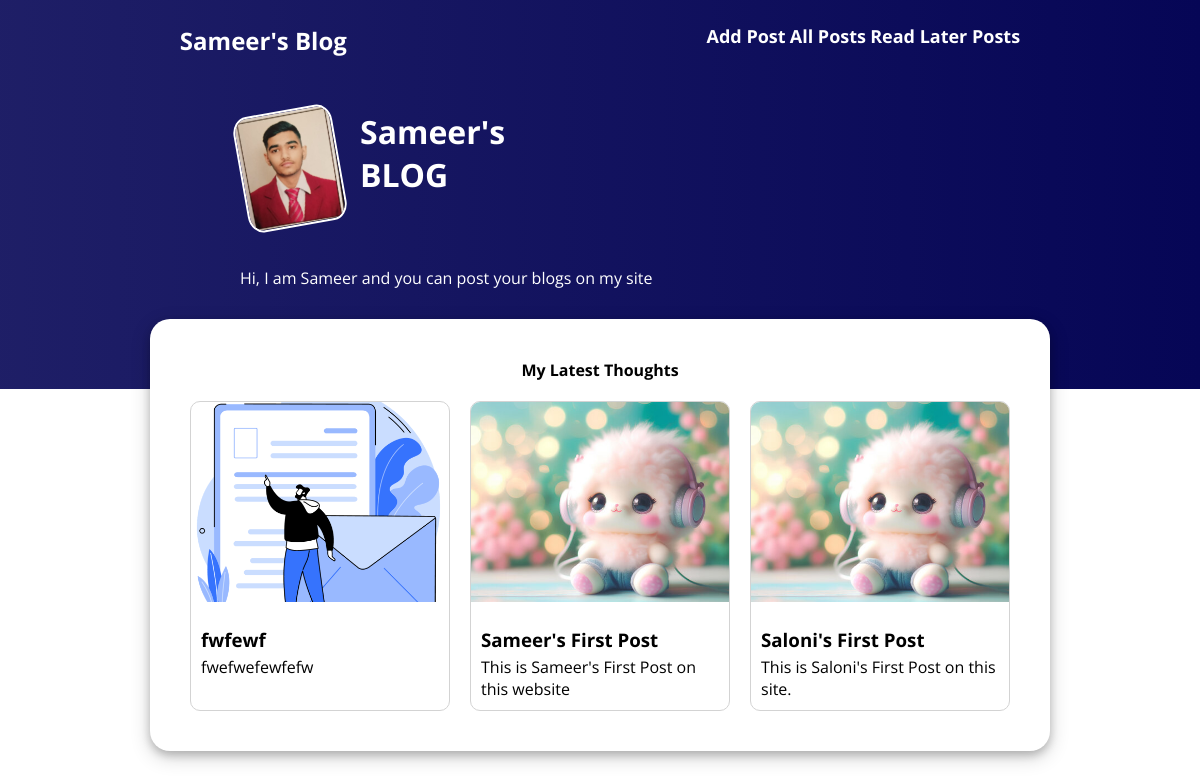
The page / on the database its author committed.
### blog/models.py (models this page shows, shortened)
class Post(models.Model):
  title=models.CharField(max_length=200)
  meta = models.TextField()
  image = models.ImageField(upload_to="images",null=True)
  date = models.DateTimeField(auto_now=True)
  slug = models.SlugField(db_index=True)
  content = models.TextField()
  author = models.ForeignKey(Author, on_delete=models.CASCADE, related_name="posts")
  tags = models.ManyToManyField(Tag,related_name="posts")
  def get_absolute_url(self):
      return reverse("single-post",args=[self.slug,self.id])

### blog/views.py (the view)
# urls.py: path('', views.Index.as_view(), name="index"),
class Index(View):
    def get(self, request):
        try:
            latest_posts = Post.objects.all().order_by("-date")[:LATEST_POSTS_NUM]
            return render(request, "blog/index.html", {
                "posts": latest_posts
            })
        except:
            return HttpResponseServerError("Something Went Wrong!!")

### blog/templates/blog/index.html (shortened to what this page needs)
{% extends "base.html" %}
{% load static %}
{% block css_files %}
 <link rel="stylesheet" href="{% static "blog/header.css" %}"/>
 <link rel="stylesheet" href="{% static "blog/index.css" %}"/>
{% endblock css_files %}
{% block content %}
  {% include "blog/includes/header.html" %}
  <div class="info">
    <div class="index-image-title-container">
    <div class="index-image-title">
      <img class="index-image" src="{% static "pass_photo.jpg" %}"/>
      <h1 class="index-title">Sameer's BLOG</h1>
    </div>
  </div>
    <p class="welcome-text">Hi, I am Sameer and you can post your blogs on my site</p>
  </div>
  <div class="posts-heading-container-container">
    <div class="posts-heading-container">
      <h4 class="heading">My Latest Thoughts</h4>
      <div class="posts-container">
      {% for post in  posts%}
        <div class="post">
          <a href="{{ post.get_absolute_url }}">
            <img src="{{post.image.url}}"/>
            <div class="post-title-meta">
              <h3>{{post.title}}</h3>
              <p>{{post.meta}}</p>
            </div>
          </a>
        </div>
      {% endfor %}
      </div>
    </div>
  </div>
{% endblock content %}

### templates/base.html (shortened to what this page needs)
<!DOCTYPE HTML>
{% load static %}
<html>
  <head>
    <head>
      <link rel="stylesheet" href="{% static "styles.css" %}"/>
      {% block css_files %}{% endblock css_files %}
    </head>
    <body>
      {% block content %}{% endblock content %}
    </body>
</html>

### blog/templates/blog/includes/header.html
<header>
  <nav>
      <a class="site-name" href="{% url "index" %}">
        Sameer's Blog
      </a>
      <div>
        <a class="link" href="{% url "add-post" %}">Add Post</a>
        <a class="link" href="{% url "all-posts" %}">All Posts</a>
        <a class="link" href="{% url "read-later" %}">Read Later Posts</a>
    </div>
    </nav>
</header>

### static/styles.css (style rules this page uses)
* { font-family: "Open Sans", sans-serif, "Times New Roman", Times, serif; box-sizing: border-box; padding: 0; margin: 0; }
a { text-decoration: none; color: black; }

### blog/static/blog/header.css (style rules this page uses)
header { height:10vh; display: flex; align-items: center; color:white; background: linear-gradient(to right, rgba(6,6,86,0.9), rgba(6,6,86,1)); }
nav { display: flex; justify-content: space-around; width:100%; }
.site-name { font-size: x-large; }

### blog/static/blog/index.css (style rules this page uses)
.info { display: flex; flex-direction: column; gap:5vh; background: linear-gradient(to right, rgba(6,6,86,0.9), rgba(6,6,86,1));; width:100%; padding:30px; padding-left:20vw; color:white; padding-bottom:100px; position: relative; }
.index-image-title-container { width:100% }
.index-image-title { display: flex; gap:20px; width: 300px; }
.index-image { width:100px; height:auto; transform: rotate(-10deg); border:2px solid white; border-radius: 15%; }
.posts-heading-container-container { display: flex; position: relative; justify-content: center; }
.posts-heading-container { position: absolute; top:-70px; z-index: 99; display: flex; flex-direction: column; justify-content: center; align-items: center; gap:20px; padding:40px; width:80vw; max-width:900px; border-radius: 20px; box-shadow: 0 4px 8px 0 rgba(0, 0, 0, 0.2), 0 6px 20px 0 rgba(0, 0, 0, 0.19); background-color: white; }
.posts-container { display: grid; gap:20px; width:100%; grid-template-columns: repeat(auto-fit,minmax(200px,1fr)); }
.post img { width:100%; height:200px; object-fit: cover; margin-bottom: 10px; }
.post-title-meta { padding:10px; }
.post-title-meta p { margin-top:4px; }

### rows shown on the page
Post: image (picture), title "fwfewf", meta "fwefwefewfefw"
Post: image (picture), title "Sameer's First Post", meta "This is Sameer's First Post on this website"
Post: image (picture), title "Saloni's First Post", meta "This is Saloni's First Post on this site."
